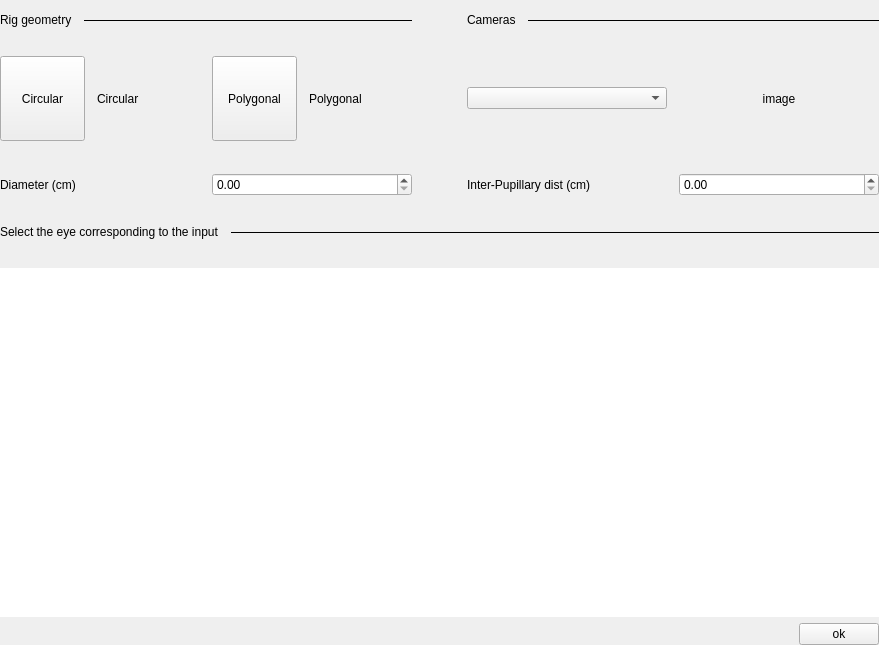
<?xml version="1.0" encoding="UTF-8"?>
<ui version="4.0">
 <class>RigConfigurationWidgetClass</class>
 <widget class="QFrame" name="RigConfigurationWidgetClass">
  <property name="geometry">
   <rect>
    <x>0</x>
    <y>0</y>
    <width>879</width>
    <height>645</height>
   </rect>
  </property>
  <property name="sizePolicy">
   <sizepolicy hsizetype="Expanding" vsizetype="Expanding">
    <horstretch>0</horstretch>
    <verstretch>0</verstretch>
   </sizepolicy>
  </property>
  <property name="windowTitle">
   <string/>
  </property>
  <layout class="QVBoxLayout" name="verticalLayout">
   <property name="leftMargin">
    <number>0</number>
   </property>
   <property name="topMargin">
    <number>0</number>
   </property>
   <property name="rightMargin">
    <number>0</number>
   </property>
   <property name="bottomMargin">
    <number>0</number>
   </property>
   <item>
    <layout class="QGridLayout" name="gridLayout">
     <property name="horizontalSpacing">
      <number>12</number>
     </property>
     <property name="verticalSpacing">
      <number>16</number>
     </property>
     <item row="3" column="2" colspan="2">
      <widget class="QDoubleSpinBox" name="spinDiameter">
       <property name="minimumSize">
        <size>
         <width>200</width>
         <height>0</height>
        </size>
       </property>
       <property name="maximumSize">
        <size>
         <width>16777215</width>
         <height>16777215</height>
        </size>
       </property>
      </widget>
     </item>
     <item row="3" column="7" colspan="2">
      <widget class="QDoubleSpinBox" name="spinIPD">
       <property name="minimumSize">
        <size>
         <width>200</width>
         <height>0</height>
        </size>
       </property>
       <property name="maximumSize">
        <size>
         <width>16777215</width>
         <height>16777215</height>
        </size>
       </property>
      </widget>
     </item>
     <item row="0" column="0" colspan="4">
      <layout class="QHBoxLayout" name="horizontalLayout_2">
       <property name="spacing">
        <number>12</number>
       </property>
       <item>
        <widget class="QLabel" name="label">
         <property name="sizePolicy">
          <sizepolicy hsizetype="Fixed" vsizetype="Preferred">
           <horstretch>0</horstretch>
           <verstretch>0</verstretch>
          </sizepolicy>
         </property>
         <property name="minimumSize">
          <size>
           <width>0</width>
           <height>40</height>
          </size>
         </property>
         <property name="maximumSize">
          <size>
           <width>16777215</width>
           <height>40</height>
          </size>
         </property>
         <property name="text">
          <string>Rig geometry</string>
         </property>
        </widget>
       </item>
       <item>
        <widget class="Line" name="line">
         <property name="minimumSize">
          <size>
           <width>0</width>
           <height>40</height>
          </size>
         </property>
         <property name="maximumSize">
          <size>
           <width>16777215</width>
           <height>40</height>
          </size>
         </property>
         <property name="frameShadow">
          <enum>QFrame::Plain</enum>
         </property>
         <property name="orientation">
          <enum>Qt::Horizontal</enum>
         </property>
        </widget>
       </item>
      </layout>
     </item>
     <item row="3" column="5" colspan="2">
      <widget class="QLabel" name="labelIPD">
       <property name="minimumSize">
        <size>
         <width>200</width>
         <height>0</height>
        </size>
       </property>
       <property name="maximumSize">
        <size>
         <width>16777215</width>
         <height>16777215</height>
        </size>
       </property>
       <property name="text">
        <string>Inter-Pupillary dist (cm)</string>
       </property>
      </widget>
     </item>
     <item row="0" column="5" colspan="4">
      <layout class="QHBoxLayout" name="horizontalLayout_3">
       <property name="spacing">
        <number>12</number>
       </property>
       <item>
        <widget class="QLabel" name="label_2">
         <property name="sizePolicy">
          <sizepolicy hsizetype="Fixed" vsizetype="Preferred">
           <horstretch>0</horstretch>
           <verstretch>0</verstretch>
          </sizepolicy>
         </property>
         <property name="minimumSize">
          <size>
           <width>0</width>
           <height>40</height>
          </size>
         </property>
         <property name="maximumSize">
          <size>
           <width>16777215</width>
           <height>40</height>
          </size>
         </property>
         <property name="text">
          <string>Cameras</string>
         </property>
        </widget>
       </item>
       <item>
        <widget class="Line" name="line2">
         <property name="minimumSize">
          <size>
           <width>0</width>
           <height>40</height>
          </size>
         </property>
         <property name="maximumSize">
          <size>
           <width>16777215</width>
           <height>40</height>
          </size>
         </property>
         <property name="frameShadow">
          <enum>QFrame::Plain</enum>
         </property>
         <property name="orientation">
          <enum>Qt::Horizontal</enum>
         </property>
        </widget>
       </item>
      </layout>
     </item>
     <item row="5" column="0" colspan="9">
      <widget class="QListWidget" name="cameraListWidget">
       <property name="frameShape">
        <enum>QFrame::NoFrame</enum>
       </property>
      </widget>
     </item>
     <item row="0" column="4" rowspan="4">
      <spacer name="horizontalSpacer_2">
       <property name="orientation">
        <enum>Qt::Horizontal</enum>
       </property>
       <property name="sizeType">
        <enum>QSizePolicy::Fixed</enum>
       </property>
       <property name="sizeHint" stdset="0">
        <size>
         <width>5</width>
         <height>20</height>
        </size>
       </property>
      </spacer>
     </item>
     <item row="4" column="0" colspan="9">
      <layout class="QHBoxLayout" name="horizontalLayout_4">
       <property name="spacing">
        <number>12</number>
       </property>
       <property name="bottomMargin">
        <number>0</number>
       </property>
       <item>
        <widget class="QLabel" name="label_3">
         <property name="sizePolicy">
          <sizepolicy hsizetype="Fixed" vsizetype="Preferred">
           <horstretch>0</horstretch>
           <verstretch>0</verstretch>
          </sizepolicy>
         </property>
         <property name="minimumSize">
          <size>
           <width>0</width>
           <height>40</height>
          </size>
         </property>
         <property name="maximumSize">
          <size>
           <width>16777215</width>
           <height>40</height>
          </size>
         </property>
         <property name="text">
          <string>Select the eye corresponding to the input</string>
         </property>
        </widget>
       </item>
       <item>
        <widget class="Line" name="line3">
         <property name="minimumSize">
          <size>
           <width>0</width>
           <height>40</height>
          </size>
         </property>
         <property name="maximumSize">
          <size>
           <width>16777215</width>
           <height>40</height>
          </size>
         </property>
         <property name="frameShadow">
          <enum>QFrame::Plain</enum>
         </property>
         <property name="orientation">
          <enum>Qt::Horizontal</enum>
         </property>
        </widget>
       </item>
      </layout>
     </item>
     <item row="3" column="0" colspan="2">
      <widget class="QLabel" name="labelDiameter">
       <property name="minimumSize">
        <size>
         <width>200</width>
         <height>0</height>
        </size>
       </property>
       <property name="maximumSize">
        <size>
         <width>16777215</width>
         <height>16777215</height>
        </size>
       </property>
       <property name="text">
        <string>Diameter (cm)</string>
       </property>
      </widget>
     </item>
     <item row="1" column="5" colspan="2">
      <widget class="QComboBox" name="comboOrientation">
       <property name="minimumSize">
        <size>
         <width>200</width>
         <height>0</height>
        </size>
       </property>
      </widget>
     </item>
     <item row="1" column="7" colspan="2">
      <widget class="QLabel" name="labelOrientationImage">
       <property name="text">
        <string notr="true">image</string>
       </property>
       <property name="scaledContents">
        <bool>false</bool>
       </property>
       <property name="alignment">
        <set>Qt::AlignCenter</set>
       </property>
      </widget>
     </item>
     <item row="1" column="0">
      <widget class="QPushButton" name="buttonCircular">
       <property name="minimumSize">
        <size>
         <width>85</width>
         <height>85</height>
        </size>
       </property>
       <property name="maximumSize">
        <size>
         <width>85</width>
         <height>85</height>
        </size>
       </property>
       <property name="text">
        <string notr="true">Circular</string>
       </property>
       <property name="checkable">
        <bool>true</bool>
       </property>
       <property name="flat">
        <bool>false</bool>
       </property>
      </widget>
     </item>
     <item row="1" column="1">
      <widget class="QLabel" name="label_4">
       <property name="text">
        <string>Circular</string>
       </property>
      </widget>
     </item>
     <item row="1" column="2">
      <widget class="QPushButton" name="buttonPolygonal">
       <property name="minimumSize">
        <size>
         <width>85</width>
         <height>85</height>
        </size>
       </property>
       <property name="maximumSize">
        <size>
         <width>85</width>
         <height>100</height>
        </size>
       </property>
       <property name="text">
        <string notr="true">Polygonal</string>
       </property>
       <property name="checkable">
        <bool>true</bool>
       </property>
       <property name="flat">
        <bool>false</bool>
       </property>
      </widget>
     </item>
     <item row="1" column="3">
      <widget class="QLabel" name="label_5">
       <property name="text">
        <string>Polygonal</string>
       </property>
      </widget>
     </item>
    </layout>
   </item>
   <item>
    <layout class="QHBoxLayout" name="horizontalLayout">
     <property name="spacing">
      <number>0</number>
     </property>
     <item>
      <spacer name="horizontalSpacer">
       <property name="orientation">
        <enum>Qt::Horizontal</enum>
       </property>
       <property name="sizeHint" stdset="0">
        <size>
         <width>40</width>
         <height>20</height>
        </size>
       </property>
      </spacer>
     </item>
     <item>
      <widget class="QPushButton" name="buttonAccept">
       <property name="text">
        <string notr="true">ok</string>
       </property>
      </widget>
     </item>
    </layout>
   </item>
  </layout>
 </widget>
 <resources/>
 <connections/>
</ui>
